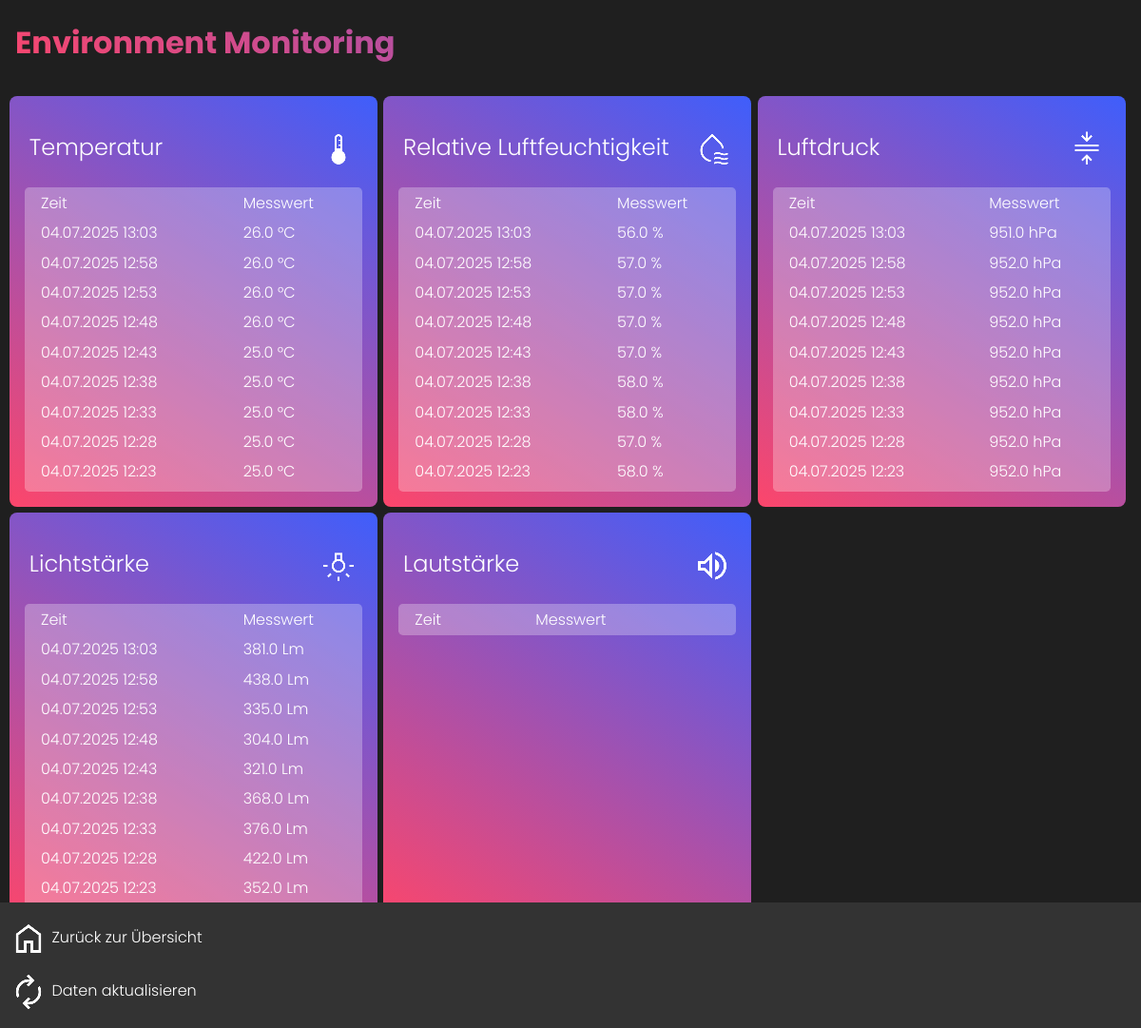
The app's page /details.php?bid=1 with its own data.
### tables this page shows
CREATE TABLE `sensortyp` (
  `sensortyp_id` int(11) NOT NULL,
  `bezeichnung` varchar(100) NOT NULL,
  `einheit` varchar(50) DEFAULT NULL,
  `symbol` varchar(50) NOT NULL,
  `beschreibung` text DEFAULT NULL
);

CREATE TABLE `messung` (
  `messung_id` bigint(20) NOT NULL,
  `board_id` int(11) NOT NULL,
  `sensortyp_id` int(11) NOT NULL,
  `zeitstempel` datetime NOT NULL,
  `messwert` decimal(10,3) NOT NULL
);

### func/db_functions.php (called while the page is built, shortened)
<?php
function getAllSensorTypes($link) {
    $sql = "SELECT * FROM sensortyp";
    $result = mysqli_query($link, $sql);
    $sensorTypData = array();
    while($row=mysqli_fetch_array($result, MYSQLI_ASSOC)) {
        $sensorTypData[] = $row;
    }
    return $sensorTypData;
}
function getDataBySensorType($link, $boardID, $sensorDesc) {
    $sql='SELECT sensorboard.seriennummer, messung.zeitstempel, ROUND(messung.messwert,1) AS messwert,sensortyp.einheit
    FROM messung INNER JOIN sensortyp
    ON messung.sensortyp_id=sensortyp.sensortyp_id
    INNER JOIN sensorboard
    ON messung.board_id=sensorboard.board_id
    WHERE sensortyp.bezeichnung=\''.$sensorDesc.'\' AND
    sensorboard.board_id=\''.$boardID.'\' ORDER BY messung.zeitstempel DESC';
    $result = mysqli_query($link, $sql);
    $sensorData = array();
    while($row=mysqli_fetch_array($result, MYSQLI_ASSOC)) {
        $sensorData[] = $row;
    }
    return $sensorData;
}

### func/helper.php (called while the page is built, shortened)
<?php
function getFormattedDate($date) {
    $dateObject = new DateTime($date);
    return  $dateObject->format('d.m.Y H:i');
}

### details.php (the view, shortened to what this page needs)
<?php
include "func/db_functions.php";
include "func/helper.php";
$link = connectDatabase();
$boardID = $_GET['bid'];
?>
<!DOCTYPE html>
<html lang="de-CH">
<head>
    <link rel="stylesheet" href="styles/styles.css">
    <link rel="stylesheet" href="styles/details-styles.css">
</head>
<body>
    <div id="wrapper">
        <header>
            <h1>Environment Monitoring</h1>
        </header>
        <main>
	<?php
	$sensorTypes = getAllSensorTypes($link);
	foreach($sensorTypes as $sensor) {
	    echo '
	    <div id="value-table">
	    <h2>'.$sensor['beschreibung'].'<img src="img/'.$sensor['symbol'].'"></h2>
	    <div class="table-scroll-wrapper">
		<table>
		    <tr>
			<th>Zeit</th>
			<th>Messwert</th>
		    </tr>';
	    $sensorData = getDataBySensorType($link, $boardID, $sensor['bezeichnung']);
	    foreach($sensorData as $data) {
		echo "<tr>
		<td>".getFormattedDate($data['zeitstempel'])."</td>
		<td>{$data['messwert']} {$data['einheit']}</td>
		</tr>";
	    }
	    echo '</table>
		</div>
	    </div>';
	}
	?>
        </main>
	 <footer>
	 <ul>
	    <li><a href="index.php"><img src="img/home_medium.png"> <span class="nav-text">Zurück zur Übersicht</span></a></li>
	    <li><a href="#" id="reload"><img src="img/reload_medium.png"> <span class="nav-text">Daten aktualisieren</span></a></li>
	 </ul>
	 </footer>
    </div>
</body>
</html>

### styles/styles.css (style rules this page uses)
* { box-sizing: border-box; font-family: "Poppins", sans-serif; font-weight: 300; font-style: normal; }
html, body { margin: 0; padding: 0; background-color: rgb(31,31,31); }
main { display: flex; padding: 10px; margin-bottom: 100px; gap: 0.4em; flex-wrap: wrap; justify-content: flex-start; }
#wrapper { max-width: 1400px; margin: 0 auto; }
h1 { font-weight: bold; background: linear-gradient(212deg,rgba(63, 94, 251, 1) 0%, rgba(252, 70, 107, 1) 100%); background-clip: text; -webkit-background-clip: text; -webkit-text-fill-color: transparent; padding-left: 0.5em; }
footer { position: fixed; width: 100%; max-width: 1400px; margin: 0 auto; padding: 10px; margin-bottom: 0; bottom: 0; color: rgb(255,255,255); background-color: rgb(51,51,51); }

### styles/details-styles.css (style rules this page uses)
h2 { display: flex; justify-content: space-between; }
h2 img { vertical-align: middle; padding: right: 1.5em; }
.table-scroll-wrapper { max-height: 20em; overflow-y: auto; scroll-behavior: smooth; border: 1px solid rgba(255, 255, 255, 0.2); border-radius: 0.3em; background-color: rgba(255, 255, 255, 0.1); }
#value-table { background: linear-gradient(212deg, rgba(63, 94, 251, 1) 0%, rgba(252, 70, 107, 1) 100%); flex-basis: calc(25% - 0.4em); padding: 1em; border-radius: 0.5em; width: 100%; }
#value-table table { width: 100%; border-collapse: collapse; }
#value-table h2 { padding: 0 0.2em 0 0.2em; color: #fff; }
#value-table th { text-align: left; }
#value-table th, td { padding: 0.2em 1em; background-color: rgba(255, 255, 255, 0.2); color: #fff; }
footer ul { margin: 0; padding: 0; list-style-type: none; display: flex; flex-direction: column; }
footer ul li { padding: 0.5em 0; }
footer img { vertical-align: middle; }
footer a { text-decoration: none; color: white; }
@media screen and (max-width: 1400px) { #value-table { flex-basis: calc(33.333333333% - 0.4em); } }

### records on screen
sensortyp: beschreibung "Temperatur", symbol (picture)
messung: zeitstempel "04.07.2025 13:03", messwert "26.0", sensortyp.einheit "°C"
messung: zeitstempel "04.07.2025 12:58", messwert "26.0", sensortyp.einheit "°C"
messung: zeitstempel "04.07.2025 12:53", messwert "26.0", sensortyp.einheit "°C"
messung: zeitstempel "04.07.2025 12:48", messwert "26.0", sensortyp.einheit "°C"
messung: zeitstempel "04.07.2025 12:43", messwert "25.0", sensortyp.einheit "°C"
messung: zeitstempel "04.07.2025 12:38", messwert "25.0", sensortyp.einheit "°C"
messung: zeitstempel "04.07.2025 12:33", messwert "25.0", sensortyp.einheit "°C"
messung: zeitstempel "04.07.2025 12:28", messwert "25.0", sensortyp.einheit "°C"
messung: zeitstempel "04.07.2025 12:23", messwert "25.0", sensortyp.einheit "°C"
sensortyp: beschreibung "Relative Luftfeuchtigkeit", symbol (picture)
messung: zeitstempel "04.07.2025 13:03", messwert "56.0", sensortyp.einheit "%"
messung: zeitstempel "04.07.2025 12:58", messwert "57.0", sensortyp.einheit "%"
messung: zeitstempel "04.07.2025 12:53", messwert "57.0", sensortyp.einheit "%"
messung: zeitstempel "04.07.2025 12:48", messwert "57.0", sensortyp.einheit "%"
messung: zeitstempel "04.07.2025 12:43", messwert "57.0", sensortyp.einheit "%"
messung: zeitstempel "04.07.2025 12:38", messwert "58.0", sensortyp.einheit "%"
messung: zeitstempel "04.07.2025 12:33", messwert "58.0", sensortyp.einheit "%"
messung: zeitstempel "04.07.2025 12:28", messwert "57.0", sensortyp.einheit "%"
messung: zeitstempel "04.07.2025 12:23", messwert "58.0", sensortyp.einheit "%"
sensortyp: beschreibung "Luftdruck", symbol (picture)
messung: zeitstempel "04.07.2025 13:03", messwert "951.0", sensortyp.einheit "hPa"
messung: zeitstempel "04.07.2025 12:58", messwert "952.0", sensortyp.einheit "hPa"
messung: zeitstempel "04.07.2025 12:53", messwert "952.0", sensortyp.einheit "hPa"
messung: zeitstempel "04.07.2025 12:48", messwert "952.0", sensortyp.einheit "hPa"
messung: zeitstempel "04.07.2025 12:43", messwert "952.0", sensortyp.einheit "hPa"
messung: zeitstempel "04.07.2025 12:38", messwert "952.0", sensortyp.einheit "hPa"
messung: zeitstempel "04.07.2025 12:33", messwert "952.0", sensortyp.einheit "hPa"
messung: zeitstempel "04.07.2025 12:28", messwert "952.0", sensortyp.einheit "hPa"
messung: zeitstempel "04.07.2025 12:23", messwert "952.0", sensortyp.einheit "hPa"
sensortyp: symbol (picture)
sensortyp: symbol (picture)
